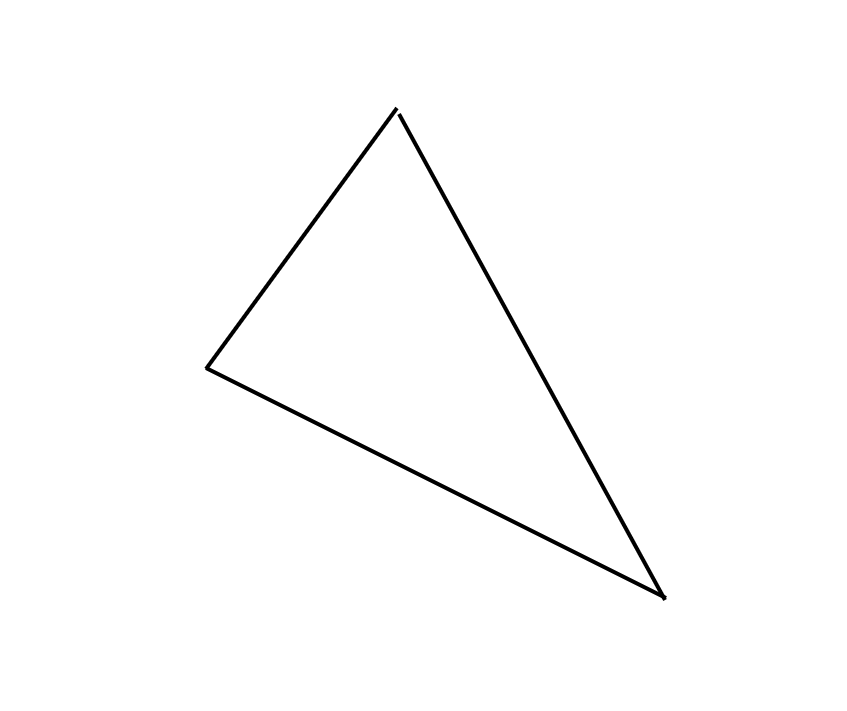
#> input picture EdgeDetection/pythonProject/triunghi.png, 847 x 711 px
$ python canny.py
#> lines starting #> are read from the running program, lines starting #| are printed output that depends on the picture; after the words box and inside, x2 and y2 are one past the last pixel; in counts of white or black regions, pixels touching at a corner belong together
import cv2
import matplotlib.pyplot as plt
import time

def apply_canny(img_path, low_threshold, high_threshold):
    # se incarca imaginea in matrice si se transforma
    # in grayscale
#> called with img_path = 'triunghi.png', low_threshold = 50, high_threshold = 150
    img = cv2.imread(img_path)
#> img is the input picture: shape (711, 847, 3); min 0, max 255, mean 252.7
    gray = cv2.cvtColor(img, cv2.COLOR_BGR2GRAY)

    # aplicarea unui filtru Gauss cu kernelsize 5x5 si
    # deviatia standard de 1.4
    blurred = cv2.GaussianBlur(gray, (5, 5), 1.4)

    # aplicare Canny cu threshold
    edges = cv2.Canny(blurred, low_threshold, high_threshold)
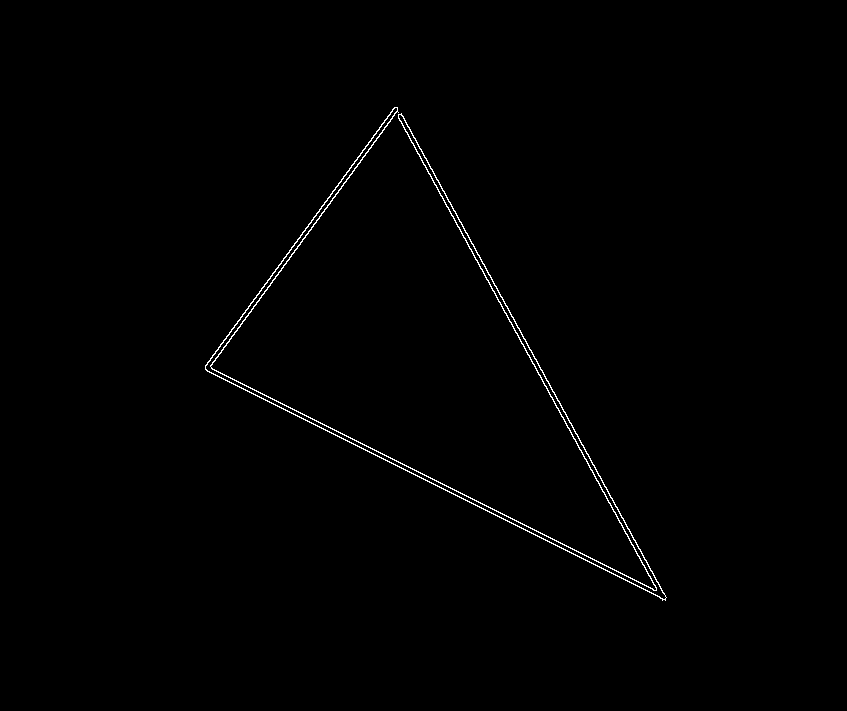
#> edges: shape (711, 847); 0.62% white in thin lines or dots, all inside (x1, y1, x2, y2) = (205, 107, 667, 601)

    return img, edges


# Test the function
image_path = 'triunghi.png'
start = time.time()
original, canny_edges = apply_canny(image_path, 50, 150)
end = time.time()

print(f"Timpul de executie este {end-start}")
fig, ax = plt.subplots(1, 2, figsize=(16, 8))  # 1 rând, 2 coloane

ax[0].imshow(cv2.cvtColor(original, cv2.COLOR_BGR2RGB))
ax[0].set_title("Imaginea Originala:")
ax[0].axis('off')

ax[1].imshow(canny_edges, cmap='gray')
ax[1].set_title("Imaginea folosind Canny")
ax[1].axis('off')

plt.tight_layout()
plt.savefig("triunghiCanny.png")
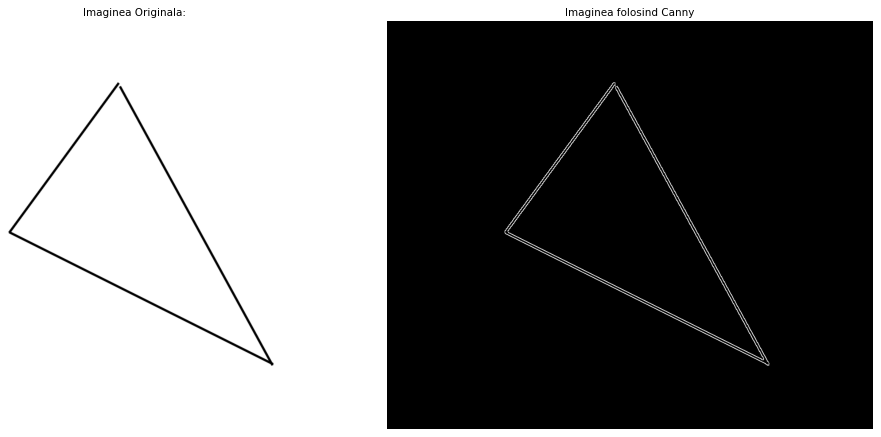
#> figure drawn by matplotlib, 2 panels
plt.show()
